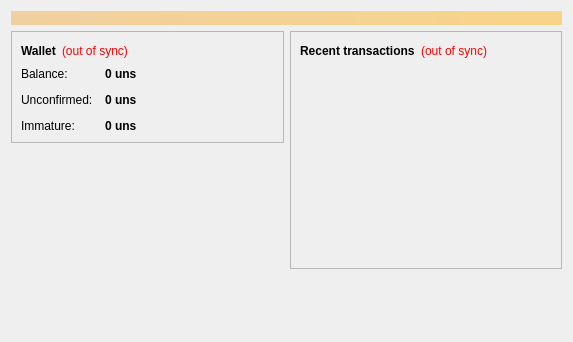
<?xml version="1.0" encoding="UTF-8"?>
<ui version="4.0">
 <class>OverviewPage</class>
 <widget class="QWidget" name="OverviewPage">
  <property name="geometry">
   <rect>
    <x>0</x>
    <y>0</y>
    <width>573</width>
    <height>342</height>
   </rect>
  </property>
  <property name="windowTitle">
   <string>Form</string>
  </property>
  <layout class="QVBoxLayout" name="topLayout">
   <item>
    <widget class="QLabel" name="labelAlerts">
     <property name="visible">
      <bool>false</bool>
     </property>
     <property name="styleSheet">
      <string notr="true">background-color: qlineargradient(x1: 0, y1: 0, x2: 1, y2: 0, stop:0 #F0D0A0, stop:1 #F8D488); color:#000000;</string>
     </property>
     <property name="wordWrap">
      <bool>true</bool>
     </property>
     <property name="margin">
      <number>3</number>
     </property>
    </widget>
   </item>
   <item>
    <layout class="QHBoxLayout" name="horizontalLayout" stretch="1,1">
     <item>
      <layout class="QVBoxLayout" name="verticalLayout_2">
       <item>
        <widget class="QFrame" name="frame">
         <property name="frameShape">
          <enum>QFrame::StyledPanel</enum>
         </property>
         <property name="frameShadow">
          <enum>QFrame::Raised</enum>
         </property>
         <layout class="QVBoxLayout" name="verticalLayout_4">
          <item>
           <layout class="QHBoxLayout" name="horizontalLayout_4">
            <item>
             <widget class="QLabel" name="label_5">
              <property name="font">
               <font>
                <weight>75</weight>
                <bold>true</bold>
               </font>
              </property>
              <property name="text">
               <string>Wallet</string>
              </property>
             </widget>
            </item>
            <item>
             <widget class="QLabel" name="labelWalletStatus">
              <property name="toolTip">
               <string>The displayed information may be out of date. Your wallet automatically synchronizes with the Unstakeable network after a connection is established, but this process has not completed yet.</string>
              </property>
              <property name="styleSheet">
               <string notr="true">QLabel { color: red; }</string>
              </property>
              <property name="text">
               <string notr="true">(out of sync)</string>
              </property>
              <property name="alignment">
               <set>Qt::AlignLeading|Qt::AlignLeft|Qt::AlignVCenter</set>
              </property>
             </widget>
            </item>
            <item>
             <spacer name="horizontalSpacer_2">
              <property name="orientation">
               <enum>Qt::Horizontal</enum>
              </property>
              <property name="sizeHint" stdset="0">
               <size>
                <width>40</width>
                <height>20</height>
               </size>
              </property>
             </spacer>
            </item>
           </layout>
          </item>
          <item>
           <layout class="QFormLayout" name="formLayout_2">
            <property name="fieldGrowthPolicy">
             <enum>QFormLayout::AllNonFixedFieldsGrow</enum>
            </property>
            <property name="horizontalSpacing">
             <number>12</number>
            </property>
            <property name="verticalSpacing">
             <number>12</number>
            </property>
            <item row="0" column="0">
             <widget class="QLabel" name="label">
              <property name="text">
               <string>Balance:</string>
              </property>
             </widget>
            </item>
            <item row="0" column="1">
             <widget class="QLabel" name="labelBalance">
              <property name="font">
               <font>
                <weight>75</weight>
                <bold>true</bold>
               </font>
              </property>
              <property name="cursor">
               <cursorShape>IBeamCursor</cursorShape>
              </property>
              <property name="toolTip">
               <string>Your current balance</string>
              </property>
              <property name="text">
               <string notr="true">0 uns</string>
              </property>
              <property name="textInteractionFlags">
               <set>Qt::LinksAccessibleByMouse|Qt::TextSelectableByKeyboard|Qt::TextSelectableByMouse</set>
              </property>
             </widget>
            </item>
            <item row="1" column="0">
             <widget class="QLabel" name="label_3">
              <property name="text">
               <string>Unconfirmed:</string>
              </property>
             </widget>
            </item>
            <item row="1" column="1">
             <widget class="QLabel" name="labelUnconfirmed">
              <property name="font">
               <font>
                <weight>75</weight>
                <bold>true</bold>
               </font>
              </property>
              <property name="cursor">
               <cursorShape>IBeamCursor</cursorShape>
              </property>
              <property name="toolTip">
               <string>Total of transactions that have yet to be confirmed, and do not yet count toward the current balance</string>
              </property>
              <property name="text">
               <string notr="true">0 uns</string>
              </property>
              <property name="textInteractionFlags">
               <set>Qt::LinksAccessibleByMouse|Qt::TextSelectableByKeyboard|Qt::TextSelectableByMouse</set>
              </property>
             </widget>
            </item>
            <item row="2" column="0">
             <widget class="QLabel" name="labelImmatureText">
              <property name="text">
               <string>Immature:</string>
              </property>
             </widget>
            </item>
            <item row="2" column="1">
             <widget class="QLabel" name="labelImmature">
              <property name="font">
               <font>
                <weight>75</weight>
                <bold>true</bold>
               </font>
              </property>
              <property name="toolTip">
               <string>Mined balance that has not yet matured</string>
              </property>
              <property name="text">
               <string notr="true">0 uns</string>
              </property>
              <property name="textInteractionFlags">
               <set>Qt::LinksAccessibleByMouse|Qt::TextSelectableByKeyboard|Qt::TextSelectableByMouse</set>
              </property>
             </widget>
            </item>
           </layout>
          </item>
         </layout>
        </widget>
       </item>
       <item>
        <spacer name="verticalSpacer">
         <property name="orientation">
          <enum>Qt::Vertical</enum>
         </property>
         <property name="sizeHint" stdset="0">
          <size>
           <width>20</width>
           <height>40</height>
          </size>
         </property>
        </spacer>
       </item>
      </layout>
     </item>
     <item>
      <layout class="QVBoxLayout" name="verticalLayout_3">
       <item>
        <widget class="QFrame" name="frame_2">
         <property name="frameShape">
          <enum>QFrame::StyledPanel</enum>
         </property>
         <property name="frameShadow">
          <enum>QFrame::Raised</enum>
         </property>
         <layout class="QVBoxLayout" name="verticalLayout">
          <item>
           <layout class="QHBoxLayout" name="horizontalLayout_2">
            <item>
             <widget class="QLabel" name="label_4">
              <property name="text">
               <string>&lt;b&gt;Recent transactions&lt;/b&gt;</string>
              </property>
             </widget>
            </item>
            <item>
             <widget class="QLabel" name="labelTransactionsStatus">
              <property name="toolTip">
               <string>The displayed information may be out of date. Your wallet automatically synchronizes with the Unstakeable network after a connection is established, but this process has not completed yet.</string>
              </property>
              <property name="styleSheet">
               <string notr="true">QLabel { color: red; }</string>
              </property>
              <property name="text">
               <string notr="true">(out of sync)</string>
              </property>
              <property name="alignment">
               <set>Qt::AlignRight|Qt::AlignTrailing|Qt::AlignVCenter</set>
              </property>
             </widget>
            </item>
            <item>
             <spacer name="horizontalSpacer">
              <property name="orientation">
               <enum>Qt::Horizontal</enum>
              </property>
              <property name="sizeHint" stdset="0">
               <size>
                <width>40</width>
                <height>20</height>
               </size>
              </property>
             </spacer>
            </item>
           </layout>
          </item>
          <item>
           <widget class="QListView" name="listTransactions">
            <property name="styleSheet">
             <string notr="true">QListView { background: transparent; }</string>
            </property>
            <property name="frameShape">
             <enum>QFrame::NoFrame</enum>
            </property>
            <property name="verticalScrollBarPolicy">
             <enum>Qt::ScrollBarAlwaysOff</enum>
            </property>
            <property name="horizontalScrollBarPolicy">
             <enum>Qt::ScrollBarAlwaysOff</enum>
            </property>
            <property name="selectionMode">
             <enum>QAbstractItemView::NoSelection</enum>
            </property>
           </widget>
          </item>
         </layout>
        </widget>
       </item>
       <item>
        <spacer name="verticalSpacer_2">
         <property name="orientation">
          <enum>Qt::Vertical</enum>
         </property>
         <property name="sizeHint" stdset="0">
          <size>
           <width>20</width>
           <height>40</height>
          </size>
         </property>
        </spacer>
       </item>
      </layout>
     </item>
    </layout>
   </item>
  </layout>
 </widget>
 <resources/>
 <connections/>
</ui>
